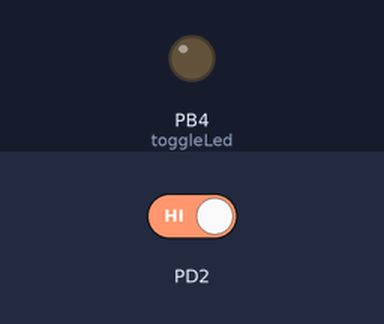
Bench run of a program on a simulated ATmega328P, built with avr-gcc and emulated at 16 MHz (the files do not name the chip). Parts: output pins drawn as LEDs (lit = HIGH). The test bench sets the inputs (shaded band); at power-on: PD2 HIGH.

Above: at 1.2 s.
1.3 s: PD2 driven LOW
At 1.9 s:
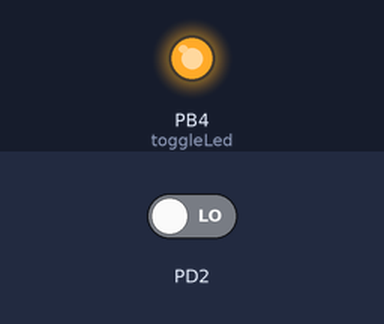
Timing chart, 0 to 4.3 s (numbered marks = the images above; inputs shaded):
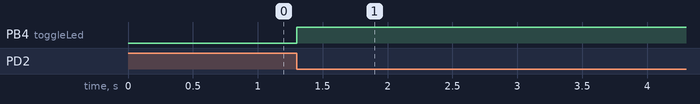

Measured:
- after the input at 1.3 s, PB4 (toggleLed): LOW → HIGH at once

The program:

main.c
```c
/*
 * Interrupts_Atmega328p.c
 *
 * Created: 10/7/2021 3:01:26 PM
 * Author : Juan Carlos Garza Sanchez
 */

#define F_CPU 16000000L

#include <avr/io.h>
#include "interrupts.h"

unsigned long treshold = 200;
uint8_t selector = 0;

void initLed()
{
	//Output on
	DDRB = (1 << PORTB4);
	PORTB &= (0 << PORTB4);
}

void toggleLed()
{
	PORTB ^= (1 << PORTB4);
}

int main(void)
{
	initLed();

	initInterrupt(selector, "rising", toggleLed);
	initDebounce(selector, treshold);
	enableInterrupt(selector);

    /* Replace with your application code */
    while (1)
    {

    }
}
```

interrupts.c
```c
/*
 * interrupts.c
 *
 * Created: 10/7/2021 7:38:01 PM
 * Author : Juan Carlos Garza Sanchez
 */

 #include <string.h>
 #include <avr/io.h>
 #include <avr/interrupt.h>
 #include "interrupts.h"
 #include "timers.h"

 void (*callback0)() = NULL;
 void (*callback1)() = NULL;
 unsigned long debounce0 = 0;
 unsigned long debounce1 = 0;
 uint8_t debounce_flag0 = 0;
 uint8_t debounce_flag1 = 0;
 unsigned long start_time0 = 0;
 unsigned long start_time1 = 0;

 void initInterrupt(uint8_t selector, char *mode, void (*callback)())
 {
	switch(selector)
	{
		case 0:
			if(strcmp(mode,"low"))
			{
				EICRA &= ~(1 << ISC01) & ~(1 << ISC00);
			}
			else if(strcmp(mode,"any"))
			{
				EICRA |= (1 << ISC00);
				EICRA &= ~(1 << ISC01);
			}
			else if(strcmp(mode,"falling"))
			{
				EICRA |= (1 << ISC01);
				EICRA &= ~(1 << ISC00);
			}
			else if(strcmp(mode,"rising"))
			{
				EICRA |= (1 << ISC01) | (1 << ISC00);
			}
			callback0 = callback;
		break;
		case 1:
			if(strcmp(mode,"low"))
			{
				EICRA &= ~(1 << ISC11) & ~(1 << ISC10);
			}
			else if(strcmp(mode,"any"))
			{
				EICRA |= (1 << ISC10);
				EICRA &= ~(1 << ISC11);
			}
			else if(strcmp(mode,"falling"))
			{
				EICRA |= (1 << ISC11);
				EICRA &= ~(1 << ISC10);
			}
			else if(strcmp(mode,"rising"))
			{
				EICRA |= (1 << ISC11) | (1 << ISC10);
			}
			callback1 = callback;
		break;
	}
 }

 void initDebounce(uint8_t selector, unsigned long debounceTime)
 {
	 switch(selector)
	 {
		case 0:
			debounce0 = debounceTime;
		break;
		case 1:
			debounce1 = debounceTime;
		break;
	 }
	 initTimer();
	 enableTimer();
 }

void enableInterrupt(uint8_t selector)
{
	switch(selector)
	{
		case 0:
			EIMSK |= (1 << INT0);
		break;
		case 1:
			EIMSK |= (1 << INT1);
		break;
	}
	sei();
}

void disableInterrupt(uint8_t selector)
{
	switch(selector)
	{
		case 0:
			EIMSK &= ~(1 << INT0);
		break;
		case 1:
			EIMSK &= ~(1 << INT1);
		break;
	}
}

ISR(INT0_vect)
{
	if(debounce_flag0 && (getTime() - start_time0 >= debounce0))
	{
		debounce_flag0 = 0;
	}

	if(!debounce_flag0)
	{
		callback0();
		debounce_flag0 = 1;
		start_time0 = getTime();
	}

}

ISR(INT1_vect)
{
	if(debounce_flag1 && (getTime() - start_time1 >= debounce1))
	{
		debounce_flag1 = 0;
	}

	if(!debounce_flag1)
	{
		callback1();
		debounce_flag1 = 1;
		start_time1 = getTime();
	}

}
```

interrupts.h
```c
/*
 * interrupts.h
 *
 * Created: 10/7/2021 7:37:38 PM
 * Author : Juan Carlos Garza Sanchez
 */


#ifndef INTERRUPTS_H_
#define INTERRUPTS_H_

void initInterrupt(uint8_t selector, char *mode, void (*callback)());
void initDebounce(uint8_t selector, unsigned long debounceTime);
void enableInterrupt(uint8_t selector);
void disableInterrupt(uint8_t selector);

#endif /* INTERRUPTS_H_ */
```

timers.c
```c
/*
 * timers.c
 *
 * Created: 10/7/2021 4:47:03 PM
 * Author : Juan Carlos Garza Sanchez
 */
 #include <avr/io.h>
 #include <avr/interrupt.h>
 #include "timers.h"

 long debounce_timer = 0;

 void initTimer()
 {
	TCCR1B |= (1 << WGM12); //set ctc bit
	OCR1A = 250;
	TIMSK1 |= (1 << OCIE1A);
	//sei();
 }

 void enableTimer()
 {
	TCCR1B |= (1 << CS11) | (1 << CS10); //64 preescaler
 }

 unsigned long getTime()
 {
	return debounce_timer;
 }

 void increaseTimer()
 {
	debounce_timer++;
 }

 void resetTime()
 {
	 debounce_timer = 0;
 }

 ISR(TIMER1_COMPA_vect)
 {
	 debounce_timer++;
 }
```

timers.h
```c
/*
 * timers.h
 *
 * Created: 10/7/2021 5:19:04 PM
 * Author : Juan Carlos Garza Sanchez
 */


#ifndef TIMERS_H_
#define TIMERS_H_

void initTimer();
void enableTimer();
unsigned long getTime();
void resetTime();
void increaseTimer();


#endif /* TIMERS_H_ */
```
